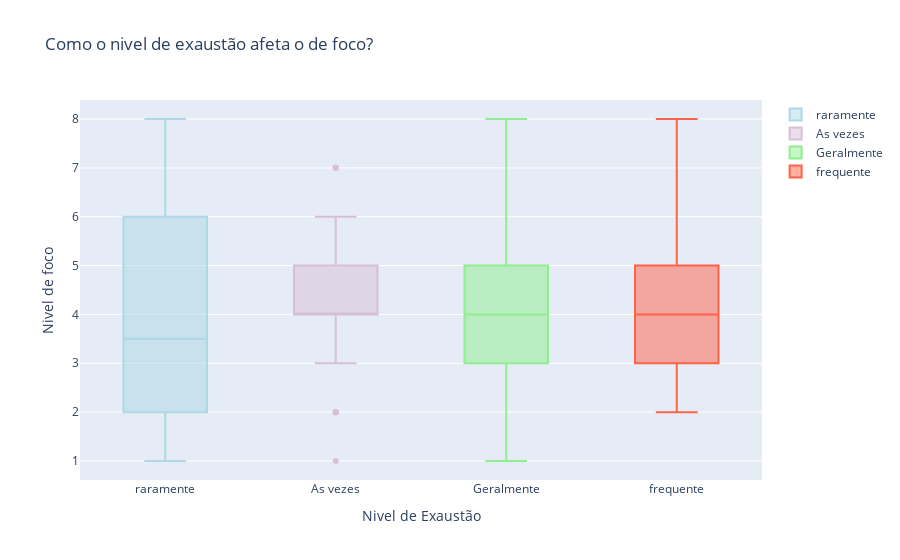

This figure's notebook cell:
### Markdown cell above
### Como a **exaustão** afeta as pessoas? 
- sera que o foco tem uma queda significativa? 
- sera que afeta o humor, mudando a agressividade e nervosismo?

### Code cell
fig = go.Figure()
def boxplot(data, name, color):
    fig.add_trace(go.Box(y=data,
                            name=name,
                            boxpoints="outliers",
                            marker_color=color))

boxplot(disorders[disorders['Exhausted'] == 'Seldom']["Concentration"], "raramente", 'lightblue')
boxplot(disorders[disorders['Exhausted'] == 'Sometimes']["Concentration"], "As vezes", 'thistle')
boxplot(disorders[disorders['Exhausted'] == 'Usually']["Concentration"], "Geralmente", 'lightgreen')
boxplot(disorders[disorders['Exhausted'] == 'Most-Often']["Concentration"], "frequente", 'tomato')

fig.update_layout(
    xaxis=dict(title="Nivel de Exaustão"),
    yaxis=dict(title="Nivel de foco"),
    title="Como o nivel de exaustão afeta o de foco?",
    showlegend=True
)

fig.show()

### Figure 1 — Plotly figure (JSON) as saved in the notebook; plotly's stock layout.template omitted (floating-point values rounded to 4 significant figures)
{"data": [{"boxpoints": "outliers", "marker": {"color": "lightblue"}, "name": "raramente", "type": "box", "y": [2, 7, 2, 1, 4, 7, 2, 2, 6, 3, 4, 5, 1, 6, 3, 8, 7, 3]}, {"boxpoints": "outliers", "marker": {"color": "thistle"}, "name": "As vezes", "type": "box", "y": [3, 5, 5, 5, 5, 4, 7, 4, 4, 2, 4, 7, 4, 6, 5, 2, 5, 5, 3, 4, 4, 3, 4, 4, 6, 4, 3, 4, 6, 4, 2, 6, 2, 4, 5, 1, 5, 7]}, {"boxpoints": "outliers", "marker": {"color": "lightgreen"}, "name": "Geralmente", "type": "box", "y": [2, 2, 4, 4, 4, 2, 2, 4, 5, 5, 2, 4, 5, 3, 4, 4, 4, 5, 6, 6, 3, 2, 7, 4, 1, 7, 5, 7, 7, 7, 1, 8, 5, 5]}, {"boxpoints": "outliers", "marker": {"color": "tomato"}, "name": "frequente", "type": "box", "y": [2, 4, 2, 4, 2, 4, 4, 5, 3, 2, 3, 4, 2, 2, 4, 2, 7, 5, 4, 5, 5, 3, 7, 8, 4, 6, 7, 8, 6, 4]}], "layout": {"showlegend": true, "title": {"text": "Como o nivel de exaustão afeta o de foco?"}, "xaxis": {"title": {"text": "Nivel de Exaustão"}}, "yaxis": {"title": {"text": "Nivel de foco"}}}}
